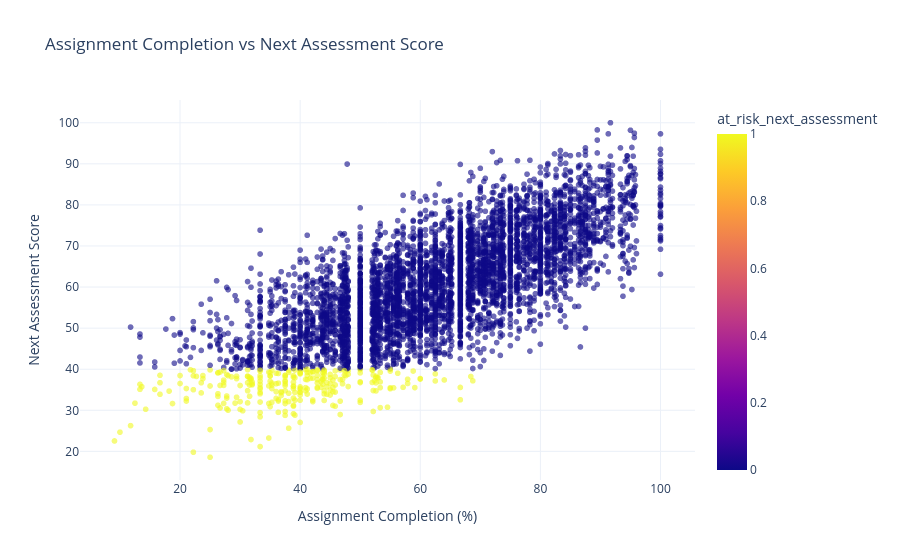

Here is the notebook cell this chart was saved with:
### Code cell
fig = px.scatter(
    student_data,
    x="assignment_completion_rate",
    y="next_assessment_score",
    color="at_risk_next_assessment",
    opacity=0.6,
    title="Assignment Completion vs Next Assessment Score",
    labels={
        "assignment_completion_rate": "Assignment Completion (%)",
        "next_assessment_score": "Next Assessment Score"
    }
)
fig.update_layout(
    template="plotly_white"
)
fig.show()

### Figure 1 — Plotly figure (JSON) as saved in the notebook; plotly's stock layout.template omitted (floating-point values rounded to 4 significant figures; data arrays with more than 128 entries replaced by an {"elided": "..."} marker saying what was removed)
{"data": [{"hovertemplate": "Assignment Completion (%)=%{x}<br>Next Assessment Score=%{y}<br>at_risk_next_assessment=%{marker.color}<extra></extra>", "legendgroup": "", "marker": {"color": {"elided": "5000 int values"}, "coloraxis": "coloraxis", "opacity": 0.6, "symbol": "circle"}, "mode": "markers", "name": "", "showlegend": false, "type": "scattergl", "x": {"elided": "5000 float values"}, "xaxis": "x", "y": {"elided": "5000 float values"}, "yaxis": "y"}], "layout": {"coloraxis": {"colorbar": {"title": {"text": "at_risk_next_assessment"}}, "colorscale": [[0, "#0d0887"], [0.1111, "#46039f"], [0.2222, "#7201a8"], [0.3333, "#9c179e"], [0.4444, "#bd3786"], [0.5556, "#d8576b"], [0.6667, "#ed7953"], [0.7778, "#fb9f3a"], [0.8889, "#fdca26"], [1, "#f0f921"]]}, "legend": {"tracegroupgap": 0}, "title": {"text": "Assignment Completion vs Next Assessment Score"}, "xaxis": {"anchor": "y", "domain": [0, 1], "title": {"text": "Assignment Completion (%)"}}, "yaxis": {"anchor": "x", "domain": [0, 1], "title": {"text": "Next Assessment Score"}}}}
